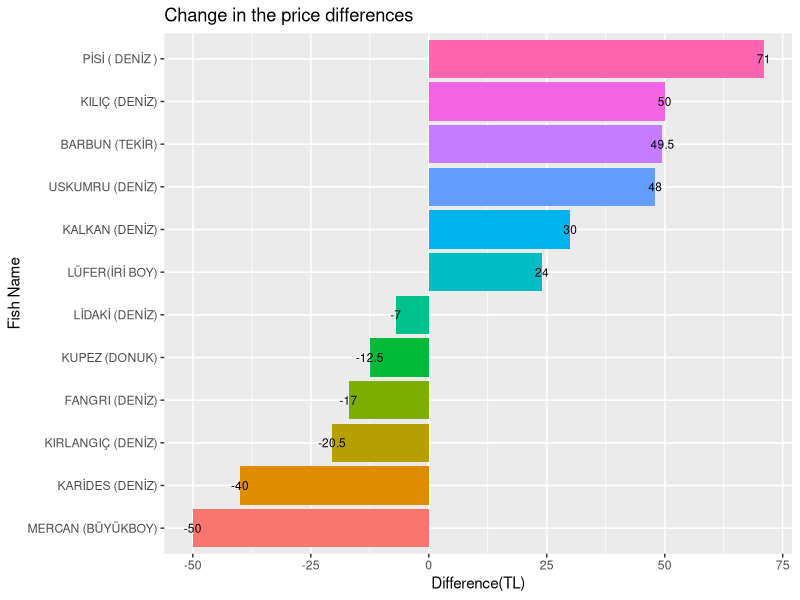

Here is the R script that generated this plot:
## ---- chunk 1
library(dplyr)
library(tidyverse)
library(ggplot2)
## ---- chunk 2
df <- read_delim("balik_hal_fiyatlari.csv", delim = ";")
## ---- chunk 3
df_outliers <- df %>%
  group_by(MAL_ADI) %>%
  transmute(AZAMI_UCRET, ASGARI_UCRET, FARK = AZAMI_UCRET - ASGARI_UCRET,
            IQR_FARK = IQR(FARK),
            UPPER = quantile(FARK, 0.75) + IQR_FARK * 1.5,
            LOWER = quantile(FARK, 0.25) - IQR_FARK * 1.5) %>%
  filter(!(FARK <= UPPER & FARK >= LOWER))
df_outliers
## ---- chunk 4
df_no_outlier <- df %>%
  group_by(MAL_ADI) %>%
  mutate(FARK = AZAMI_UCRET - ASGARI_UCRET,
         IQR_FARK = IQR(FARK),
         UPPER = quantile(FARK, 0.75) + IQR_FARK * 1.5,
         LOWER = quantile(FARK, 0.25) - IQR_FARK * 1.5) %>%
  filter(FARK <= UPPER & FARK >= LOWER) %>%
  ungroup()
## ---- chunk 5
yasak_fark <- df_no_outlier %>%
  filter(TARIH >= "2021-04-15" & TARIH <= "2021-08-31") %>%
  group_by(MAL_ADI) %>%
  summarise(FARK = max(AZAMI_UCRET - ASGARI_UCRET))
serbest_fark <- df_no_outlier %>%
  filter(!(TARIH >= "2021-04-15" & TARIH <= "2021-08-31")) %>%
  group_by(MAL_ADI) %>%
  summarise(FARK = max(AZAMI_UCRET - ASGARI_UCRET))
## ---- chunk 6
farklar <- serbest_fark %>%
  inner_join(yasak_fark, by = "MAL_ADI", suffix = c("_SERBEST", "_YASAK")) %>%
  mutate(DONEM_FARK = FARK_SERBEST - FARK_YASAK) %>%
  arrange(desc(DONEM_FARK))
## ---- chunk 7
first_n_last <- bind_rows(head(farklar), tail(farklar)) %>%
  mutate(MAL_ADI = fct_reorder(MAL_ADI, DONEM_FARK))
## ---- chunk 8
ggplot(first_n_last, aes(x = MAL_ADI, y = DONEM_FARK, fill = MAL_ADI)) +
  geom_col() +
  geom_text(aes(label=DONEM_FARK), size = 3) +
  coord_flip() +
  ggtitle("Change in the price differences") +
  xlab("Fish Name") + ylab("Difference(TL)") +
  theme(legend.position = "none")
